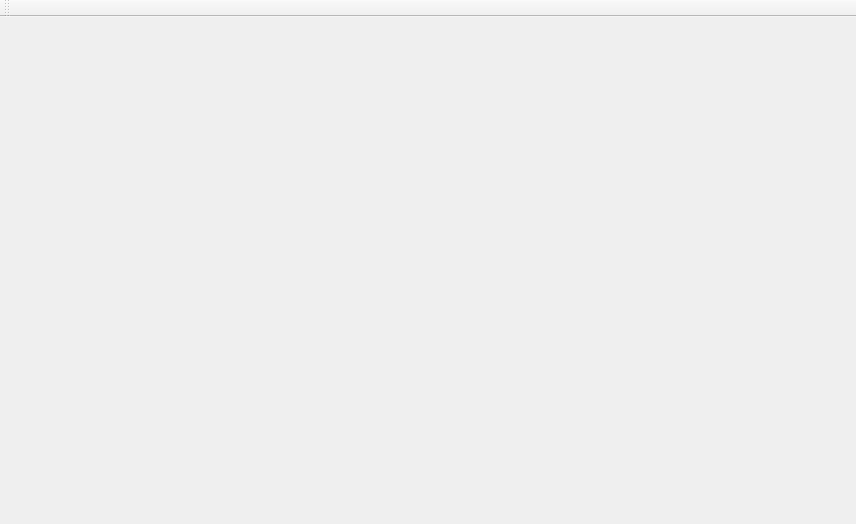
<?xml version="1.0" encoding="UTF-8"?>
<ui version="4.0">
 <class>WindowBrowser</class>
 <widget class="QMainWindow" name="WindowBrowser">
  <property name="geometry">
   <rect>
    <x>0</x>
    <y>0</y>
    <width>856</width>
    <height>524</height>
   </rect>
  </property>
  <property name="windowTitle">
   <string>MainWindow</string>
  </property>
  <widget class="QWidget" name="centralwidget">
   <widget class="QLabel" name="label">
    <property name="geometry">
     <rect>
      <x>9</x>
      <y>9</y>
      <width>782</width>
      <height>570</height>
     </rect>
    </property>
    <property name="font">
     <font>
      <pointsize>28</pointsize>
      <weight>75</weight>
      <bold>true</bold>
     </font>
    </property>
    <property name="text">
     <string/>
    </property>
    <property name="alignment">
     <set>Qt::AlignCenter</set>
    </property>
   </widget>
  </widget>
  <widget class="QToolBar" name="toolBar">
   <property name="windowTitle">
    <string>toolBar</string>
   </property>
   <attribute name="toolBarArea">
    <enum>TopToolBarArea</enum>
   </attribute>
   <attribute name="toolBarBreak">
    <bool>false</bool>
   </attribute>
  </widget>
 </widget>
 <resources/>
 <connections/>
</ui>
